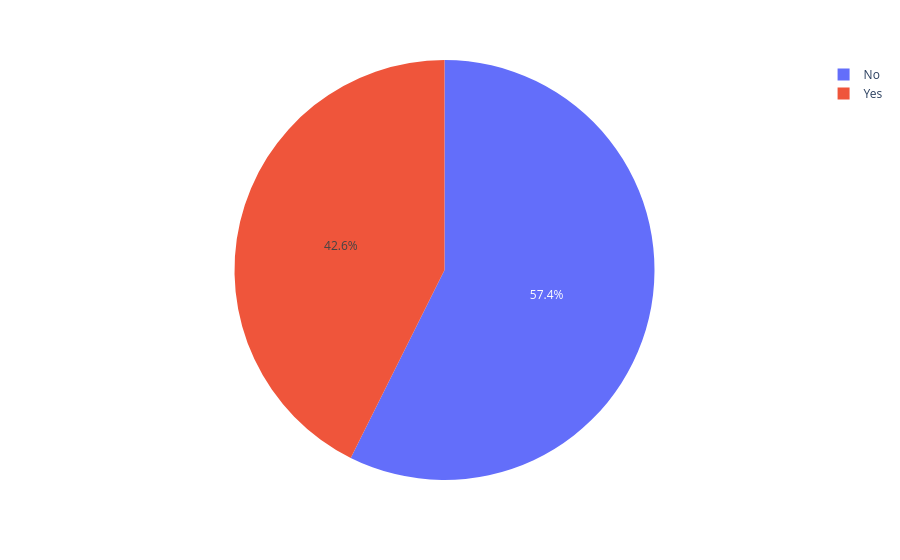

Here is the notebook cell this chart was saved with:
### Code cell
pie4 = dataset["Discount"].value_counts()
Discount = pie4.index
orders = pie4.values
fig = px.pie(dataset,values=orders,names=Discount)
fig.show()

### Figure 1 — Plotly figure (JSON) as saved in the notebook; plotly's stock layout.template omitted (floating-point values rounded to 4 significant figures)
{"data": [{"domain": {"x": [0, 1], "y": [0, 1]}, "hovertemplate": "label=%{label}<br>value=%{value}<extra></extra>", "labels": ["No", "Yes"], "legendgroup": "", "name": "", "showlegend": true, "type": "pie", "values": [12773, 9492]}], "layout": {"legend": {"tracegroupgap": 0}, "margin": {"t": 60}}}
